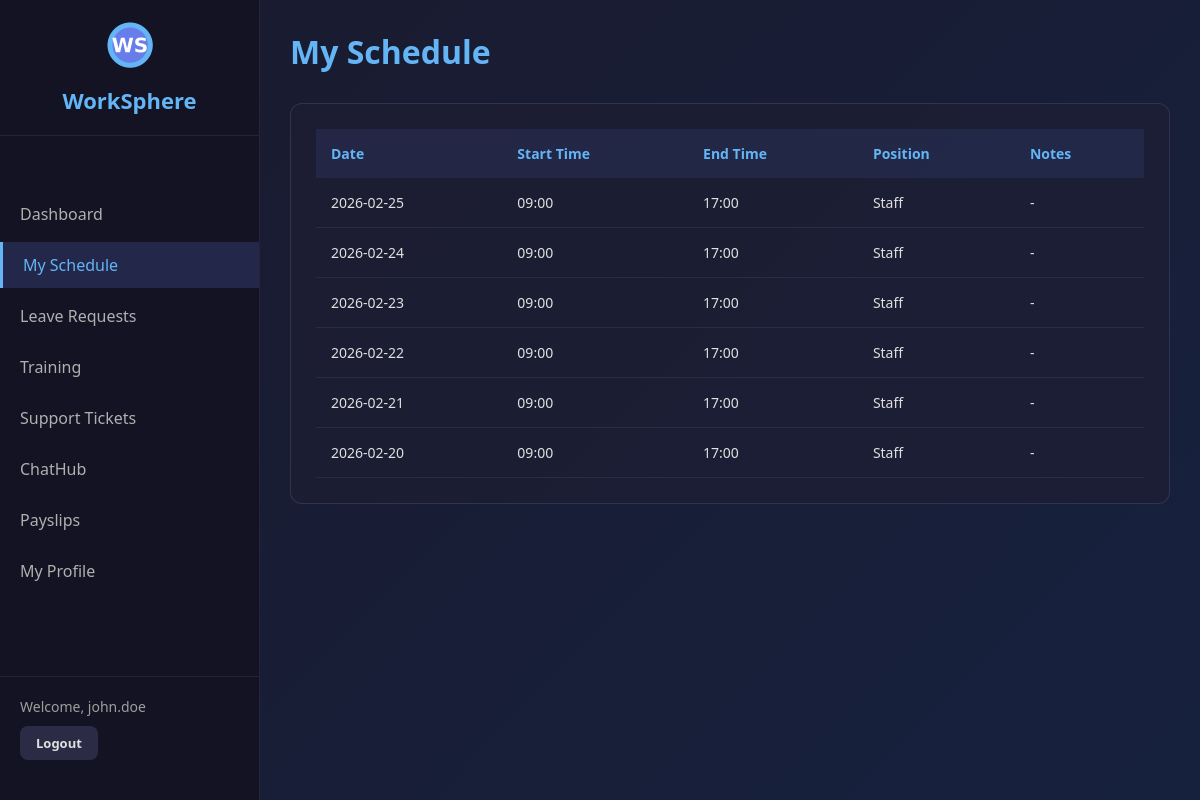
The page /employee/schedule (signed in) on the database its author committed.
### tables this page shows
CREATE TABLE schedules (
            id INTEGER PRIMARY KEY AUTOINCREMENT,
            user_id INTEGER NOT NULL,
            shift_date TEXT NOT NULL,
            shift_start TEXT NOT NULL,
            shift_end TEXT NOT NULL,
            position TEXT,
            notes TEXT,
            created_by INTEGER,
            created_at TIMESTAMP DEFAULT CURRENT_TIMESTAMP,
            FOREIGN KEY (user_id) REFERENCES users (id)
        );

### app.py (the view)
@app.route('/employee/schedule')
@employee_required
def employee_schedule():
    conn = get_db()
    cursor = conn.cursor()
    user_id = session['user_id']
    schedules = cursor.execute('''
        SELECT * FROM schedules WHERE user_id = ? ORDER BY shift_date DESC
    ''', (user_id,)).fetchall()
    return render_template('employee_schedule.html', schedules=schedules)

### app.py (called while the page is built)
def get_db():
    if 'db' not in g:
        g.db = sqlite3.connect(
            DATABASE,
            timeout=20,                   # wait up to 20s if locked
            check_same_thread=False
        )
        g.db.row_factory = sqlite3.Row
        g.db.execute("PRAGMA journal_mode=WAL")    # WAL allows concurrent reads
        g.db.execute("PRAGMA busy_timeout=20000")  # 20s busy timeout at SQLite level
    return g.db

def employee_required(f):
    @wraps(f)
    def decorated_function(*args, **kwargs):
        if 'user_id' not in session:
            flash('Please login to access this page', 'error')
            return redirect('/login')
        if session.get('actual_role') == 'admin' and session.get('role') == 'employee':
            return f(*args, **kwargs)
        if session.get('role') == 'employee':
            return f(*args, **kwargs)
        flash('Employee access required', 'error')
        return redirect('/admin/dashboard')
    return decorated_function

### templates/employee_schedule.html (shortened to what this page needs)
<!DOCTYPE html>
<html lang="en">
<head>
    <link rel="stylesheet" href="/static/css/style.css">
</head>
<body>
    <div class="dashboard-container">
        <nav class="sidebar">
            <div class="logo-container">
                <img src="/static/images/logo.png" alt="WorkSphere Logo" class="logo-small">
                <h2>WorkSphere</h2>
            </div>
            <ul class="nav-menu">
                <li><a href="/employee/dashboard">Dashboard</a></li>
                <li class="active"><a href="/employee/schedule">My Schedule</a></li>
                <li><a href="/employee/leave">Leave Requests</a></li>
                <li><a href="/employee/training">Training</a></li>
                <li><a href="/employee/support">Support Tickets</a></li>
                <li><a href="/employee/chat">ChatHub</a></li>
                <li><a href="/employee/payslips">Payslips</a></li>
                <li><a href="/employee/profile">My Profile</a></li>
            </ul>
            <div class="user-info">
                <p>Welcome, {{ session.username }}</p>
                <a href="/logout" class="btn btn-secondary btn-sm">Logout</a>
            </div>
        </nav>
        <main class="main-content">
            <header class="page-header">
                <h1>My Schedule</h1>
            </header>
            <div class="section">
                <table class="data-table">
                    <thead>
                        <tr>
                            <th>Date</th>
                            <th>Start Time</th>
                            <th>End Time</th>
                            <th>Position</th>
                            <th>Notes</th>
                        </tr>
                    </thead>
                    <tbody>
                        {% for schedule in schedules %}
                        <tr>
                            <td>{{ schedule.shift_date }}</td>
                            <td>{{ schedule.shift_start }}</td>
                            <td>{{ schedule.shift_end }}</td>
                            <td>{{ schedule.position or 'N/A' }}</td>
                            <td>{{ schedule.notes or '-' }}</td>
                        </tr>
                        {% else %}
                        <tr>
                            <td colspan="5" class="text-center">No schedules found</td>
                        </tr>
                        {% endfor %}
                    </tbody>
                </table>
            </div>
        </main>
    </div>
</body>
</html>

### static/css/style.css (style rules this page uses)
* { margin: 0; padding: 0; box-sizing: border-box; }
body { font-family: 'Segoe UI', Tahoma, Geneva, Verdana, sans-serif; background: linear-gradient(135deg, #1a1a2e 0%, #16213e 100%); color: #e0e0e0; min-height: 100vh; }
.logo-container { text-align: center; margin-bottom: 30px; }
.btn { padding: 12px 24px; border: none; border-radius: 8px; cursor: pointer; font-size: 14px; font-weight: 600; transition: all 0.3s ease; text-decoration: none; display: inline-block; }
.btn-secondary { background: rgba(100, 100, 150, 0.3); color: #e0e0e0; }
.btn-sm { padding: 8px 16px; font-size: 13px; }
.dashboard-container { display: flex; min-height: 100vh; }
.sidebar { width: 260px; background: rgba(20, 20, 35, 0.95); border-right: 1px solid rgba(100, 100, 150, 0.2); padding: 20px 0; position: fixed; height: 100vh; overflow-y: auto; display: flex; flex-direction: column; }
.logo-small { width: 50px; height: 50px; margin-bottom: 10px; }
.sidebar .logo-container { padding: 0 20px 20px 20px; border-bottom: 1px solid rgba(100, 100, 150, 0.2); flex-shrink: 0; }
.sidebar .logo-container h2 { color: #64b5f6; font-size: 22px; }
.nav-menu { list-style: none; padding: 20px 0; flex: 1; overflow-y: auto; }
.nav-menu li { margin: 5px 0; }
.nav-menu a { display: block; padding: 12px 20px; color: #b0b0b0; text-decoration: none; transition: all 0.3s ease; }
.nav-menu li.active a { background: rgba(100, 126, 234, 0.2); color: #64b5f6; border-left: 3px solid #64b5f6; }
.user-info { padding: 20px; border-top: 1px solid rgba(100, 100, 150, 0.2); background: rgba(20, 20, 35, 0.95); flex-shrink: 0; margin-top: auto; }
.user-info p { margin-bottom: 10px; font-size: 14px; color: #9e9e9e; }
.main-content { margin-left: 260px; flex: 1; padding: 30px; }
.page-header { display: flex; justify-content: space-between; align-items: center; margin-bottom: 30px; }
.page-header h1 { color: #64b5f6; font-size: 32px; }
.section { background: rgba(30, 30, 50, 0.6); border: 1px solid rgba(100, 100, 150, 0.3); border-radius: 12px; padding: 25px; margin-bottom: 30px; }
.data-table { width: 100%; border-collapse: collapse; }
.data-table thead { background: rgba(100, 126, 234, 0.1); }
.data-table th { padding: 15px; text-align: left; color: #64b5f6; font-weight: 600; font-size: 14px; }
.data-table td { padding: 15px; border-bottom: 1px solid rgba(100, 100, 150, 0.2); color: #e0e0e0; font-size: 14px; }

### rows shown on the page
schedules: shift_date "2026-02-25", shift_start "09:00", shift_end "17:00", position "Staff", notes "-"
schedules: shift_date "2026-02-24", shift_start "09:00", shift_end "17:00", position "Staff", notes "-"
schedules: shift_date "2026-02-23", shift_start "09:00", shift_end "17:00", position "Staff", notes "-"
schedules: shift_date "2026-02-22", shift_start "09:00", shift_end "17:00", position "Staff", notes "-"
schedules: shift_date "2026-02-21", shift_start "09:00", shift_end "17:00", position "Staff", notes "-"
schedules: shift_date "2026-02-20", shift_start "09:00", shift_end "17:00", position "Staff", notes "-"

### other values the page prints
{{ session.username }} "john.doe"
